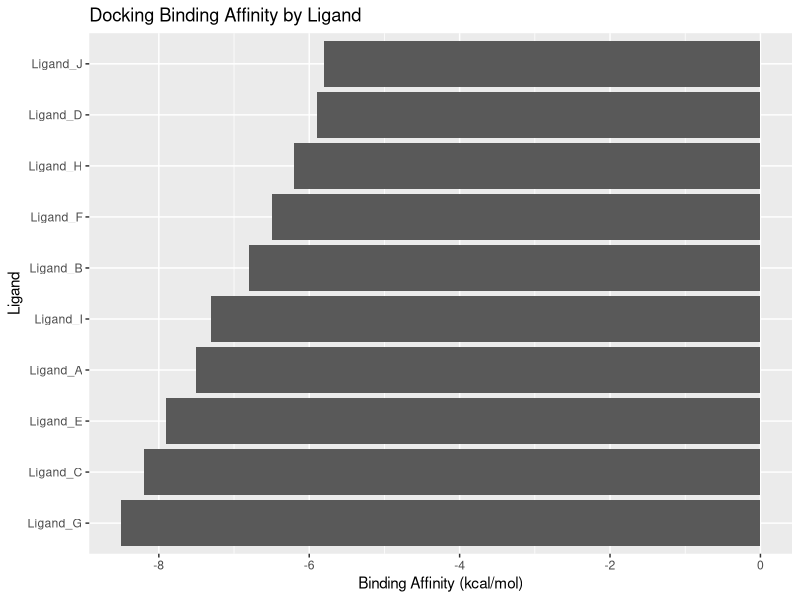

This chart was generated by the following R code:
library(ggplot2)

df <- read.csv("data/docking_results.csv")

png("outputs/docking_scores_plot.png", width = 1600, height = 900, res = 150)

ggplot(df, aes(x = reorder(Ligand, Binding_Affinity_kcal_mol), 
               y = Binding_Affinity_kcal_mol)) +
  geom_bar(stat = "identity") +
  coord_flip() +
  ggtitle("Docking Binding Affinity by Ligand") +
  xlab("Ligand") +
  ylab("Binding Affinity (kcal/mol)")

dev.off()

cat("Visualization complete.\n")
